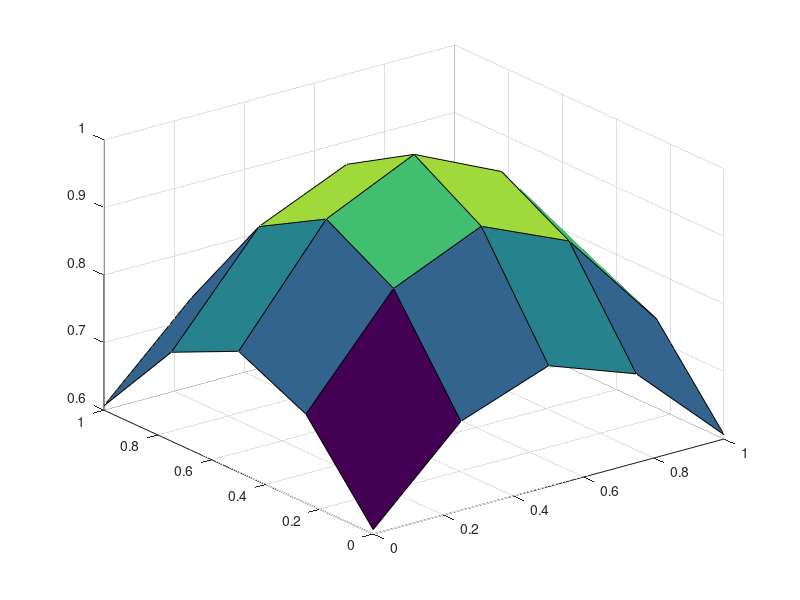

Reproduce this figure in MATLAB.
[X,Y]=meshgrid(0:0.25:1,0:0.25:1);
Z=exp(-((X-1/2).^2+(Y-1/2).^2));
surf(X,Y,Z) % permet de visualiser la grille de points 3D
Grille=zeros(size(X,1),size(X,2),3);
Grille(:,:,1)=X;
Grille(:,:,2)=Y;
Grille(:,:,3)=Z;